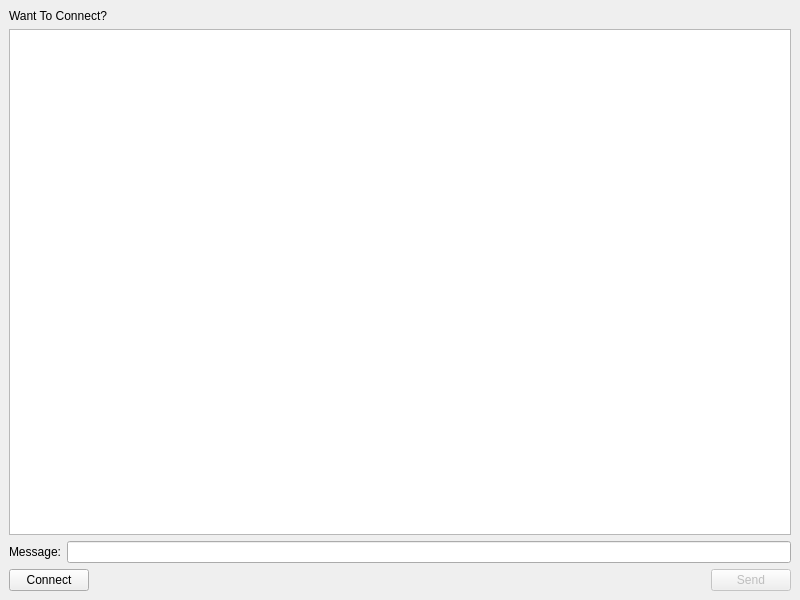
<?xml version="1.0" encoding="UTF-8"?>
<ui version="4.0">
 <class>MainWindow</class>
 <widget class="QMainWindow" name="MainWindow">
  <property name="geometry">
   <rect>
    <x>0</x>
    <y>0</y>
    <width>800</width>
    <height>600</height>
   </rect>
  </property>
  <property name="windowTitle">
   <string>Multi-user Chat Room</string>
  </property>
  <widget class="QWidget" name="centralwidget">
   <layout class="QVBoxLayout" name="verticalLayout">
    <item>
     <widget class="QLabel" name="lblTitle">
      <property name="text">
       <string>Want To Connect?</string>
      </property>
     </widget>
    </item>
    <item>
     <widget class="QTextBrowser" name="textBrowser"/>
    </item>
    <item>
     <layout class="QHBoxLayout" name="horizontalLayout_3">
      <item>
       <widget class="QLabel" name="label">
        <property name="text">
         <string>Message:</string>
        </property>
       </widget>
      </item>
      <item>
       <widget class="QLineEdit" name="lineEdit"/>
      </item>
     </layout>
    </item>
    <item>
     <layout class="QHBoxLayout" name="horizontalLayout">
      <item>
       <widget class="QPushButton" name="btnConn">
        <property name="text">
         <string>Connect</string>
        </property>
       </widget>
      </item>
      <item>
       <spacer name="horizontalSpacer">
        <property name="orientation">
         <enum>Qt::Horizontal</enum>
        </property>
        <property name="sizeHint" stdset="0">
         <size>
          <width>40</width>
          <height>20</height>
         </size>
        </property>
       </spacer>
      </item>
      <item>
       <widget class="QPushButton" name="btnSend">
        <property name="enabled">
         <bool>false</bool>
        </property>
        <property name="text">
         <string>Send</string>
        </property>
       </widget>
      </item>
     </layout>
    </item>
   </layout>
  </widget>
 </widget>
 <resources/>
 <connections/>
</ui>
